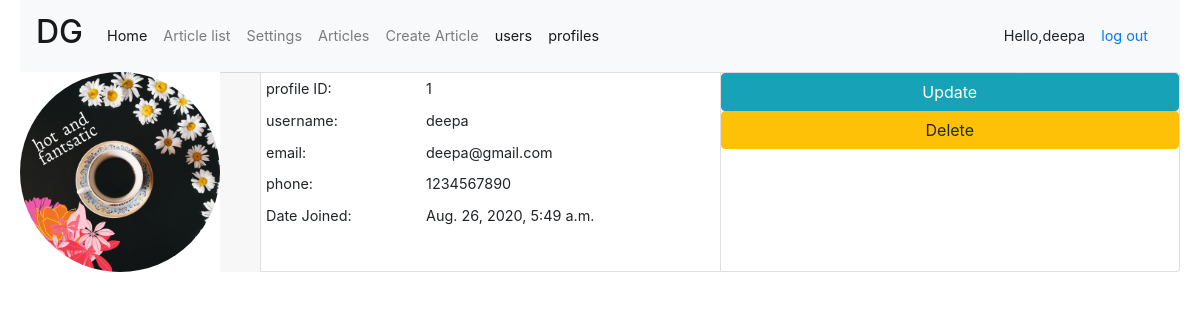
/profile/ (signed in), run on the app's committed database.
### dashboard/models.py (models this page shows, shortened)
class Profile(models.Model):
    user= models.OneToOneField(User,null=True,blank=True,on_delete=models.CASCADE)
    username = models.CharField(max_length=200,null=True)
    phone = models.CharField(max_length=200,null=True)
    email = models.CharField(max_length=200,null=True)
    profile_pic=models.ImageField(default="coffee.jpg",null=True,blank=True)
    date_created = models.DateTimeField(auto_now_add=True,null=True)

### dashboard/views.py (the view)
# urls.py: path('profile/', views.profile,name='profile'),
def profile(request):
    queryset = Profile.objects.all()
    context ={
            'objects':queryset
    }
    return render(request,"dashboard/profile.html",context)

### dashboard/templates/dashboard/profile.html
{% extends 'navbar2.html'  %}
{% block content %}
<div class="card-group" id = "content">
  {%for object in objects %}
    {% if  user.username == object.username  %}
        <div class="card,content" >
          <img class="profile-pic" src="{{request.user.profile.profile_pic.url}}" >
        </div>
        <div class="card-footer" >
       </div>
        <div class="card" >
          <table cellpadding ='5' cellpadding = '5'>
          <tr>
            <td>profile ID:
              <td>{{ object.id}}</td></tr>
              <tr>
          <td>username:</td>
            <td>{{ object.username}}</td></tr>
          <tr><td>email:<td>
          {{ object.email }}</td></tr>
          <tr><td> phone:<td>
          {{ object.phone }}</td></tr>
          <tr><td>  Date Joined:</td> <td>  {{ object.date_created }}</td></tr>
           </table>
         </div>
        <div class="card" style="text-align:center">
          <a href="{% url 'profile-settings'%}" class="btn btn-info">Update</a>
          <a href="{% url 'profile-delete' object.id %}" class="btn btn-warning">Delete</a>
       </div>
      </div>
  {% endif %}
{% endfor %}
{% endblock %}

### templates/navbar2.html (shortened to what this page needs)
{% load static %}
<!DOCTYPE html>
<html lang="en">
<head>
  <link rel="stylesheet" href="https://maxcdn.bootstrapcdn.com/bootstrap/4.5.2/css/bootstrap.min.css">
  <link rel="stylesheet" type="text/css" href="{%  static '/css/sidebar.css' %}">
  <link rel="stylesheet" type="text/css" href="{%  static '/css/styles.css' %}">
</head>
<body style="margin-right: 20px;margin-left: 20px;overflow: hidden;">
<nav class="navbar navbar-expand-lg navbar-light bg-light">
    <a class="navbar-brand" href="#"><strong><h2>DG</h2></strong></a>
    <div class="collapse navbar-collapse" id="navbarNav">
      <ul class="navbar-nav">
        <li class="nav-item active">
          <a class="nav-link" href="{% url 'article-home'%}">Home <span class="sr-only">(current)</span></a>
        </li>
        <li class="nav-item">
          <a class="nav-link" href="{% url 'article-list'%}">Article list</a>
        </li>
   {% if request.user.is_active %}
          <li class="nav-item">
              <a class="nav-link" href="{% url 'profile-settings'%}">Settings</a>
            </li>
            <li class="nav-item">
              <a class="nav-link" href="{% url 'article-titles' %}">Articles</a>
            </li>
            <li class="nav-item">
              <a class="nav-link" href="{% url 'article-create' %}">Create Article</a>
            </li>
            <li class="nav-item active">
              <a class="nav-link" href="{% url 'user_list' %}">users </a>
            </li>
            <li class="nav-item active">
              <a class="nav-link" href="{% url 'profile-list'%}">profiles </a>
            </li>
        </ul>
      </div>
        <span class ="hello-msg" > Hello,{{ request.user }}</span>
        <a class="nav-link" href="{% url 'logout'%}">log out</a>
  {%else%}
        <li class="nav-item active">
          <a class="nav-link" href="{% url 'about' %}">About </a>
        </li>
  {% endif %}
  </nav>
    {% block content %}
  {% endblock %}
</body>
</html>

### static/css/sidebar.css (style rules this page uses)
body { font-size: 0.9rem; }
.profile-pic { max-width: 200px; max-height:200px; margin: 0 auto; border-radius: 50%; }

### static/css/styles.css (style rules this page uses)
* { box-sizing: border-box }

### data on the page
Profile: user.profile.profile_pic (picture), id "1", username "deepa", email "deepa@gmail.com", phone "1234567890", date_created "Aug. 26, 2020, 5:49 a.m."

### other printed values
{{ request.user }} "deepa"
